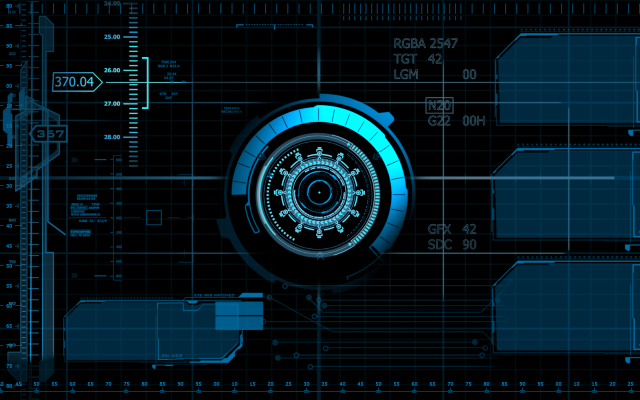
#> input picture PIL/for merge2.png, 1280 x 800 px, given in place of for merge.jpg, which was not available (shown at 1/2 size)
$ python main.py
#> lines starting #> are read from the running program, lines starting #| are printed output that depends on the picture; pictures that were not available may be replaced by others from this repository, and a replacement may not be noted
from PIL import Image
image1 = Image.open("for merge.jpg")
#> image1 is the input picture: PIL image 1280x800 RGB; mean R, G, B 2.7, 22.6, 31.6
# image1.show()
image2 = Image.open("for merge2.png")
# image2.show()
image1=image1.resize((426, 240))
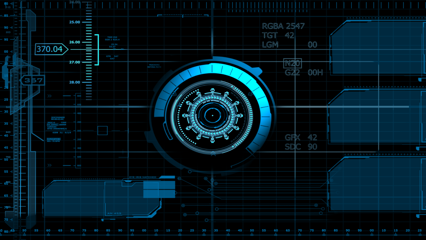
#> image1: PIL image 426x240 RGB; mean R, G, B 2.8, 22.8, 31.9
image1_size = image1.size
#> image1_size = (426, 240)
image2_size = image2.size
#> image2_size = (1280, 800)
new_image = Image.new('RGB',(2*image1_size[0],image1_size[1]), (250,250,250))
#> new_image: PIL image 852x240 RGB; every value is 250
new_image.paste(image1,(0,0))
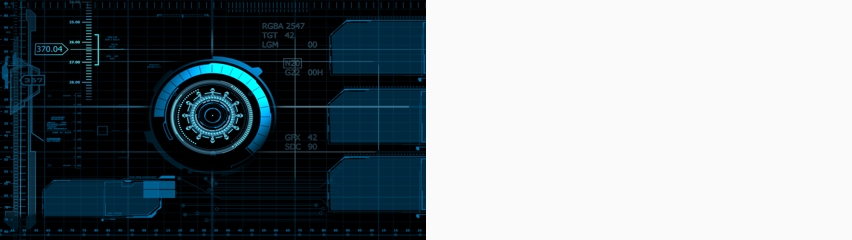
#> new_image: PIL image 852x240 RGB; mean R, G, B 126.4, 136.4, 141
new_image.paste(image2,(image1_size[0],0))
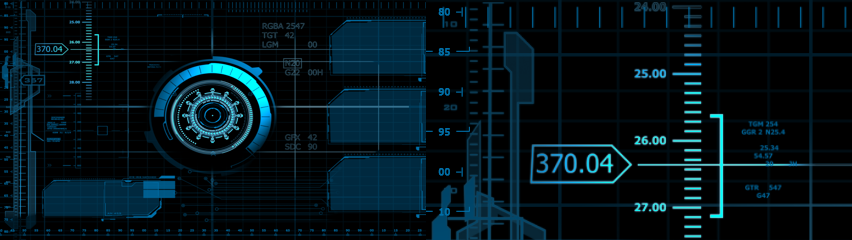
#> new_image: PIL image 852x240 RGB; mean R, G, B 2.9, 18.8, 25.6
new_image.save("merge.jpg","JPEG")
new_image.show()
